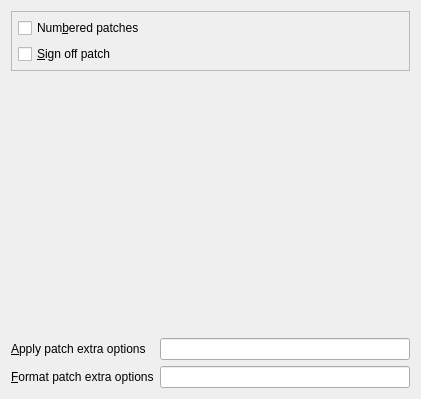
     <widget class="QWidget" name="Patch">
      <attribute name="title">
       <string>Patc&amp;h</string>
      </attribute>
      <layout class="QVBoxLayout" name="verticalLayout_8">
       <item>
        <widget class="QFrame" name="frame_2">
         <property name="frameShape">
          <enum>QFrame::StyledPanel</enum>
         </property>
         <property name="frameShadow">
          <enum>QFrame::Raised</enum>
         </property>
         <layout class="QVBoxLayout" name="verticalLayout_7">
          <property name="leftMargin">
           <number>6</number>
          </property>
          <property name="topMargin">
           <number>6</number>
          </property>
          <property name="rightMargin">
           <number>6</number>
          </property>
          <property name="bottomMargin">
           <number>6</number>
          </property>
          <item>
           <widget class="QCheckBox" name="checkBoxNumbers">
            <property name="toolTip">
             <string>Check to see patch numbers on patch series header</string>
            </property>
            <property name="text">
             <string>Num&amp;bered patches</string>
            </property>
            <property name="shortcut">
             <string>Alt+B</string>
            </property>
           </widget>
          </item>
          <item>
           <widget class="QCheckBox" name="checkBoxSign">
            <property name="toolTip">
             <string>Check to add a 'Signed-off-by:' line if not already existent</string>
            </property>
            <property name="text">
             <string>&amp;Sign off patch</string>
            </property>
            <property name="shortcut">
             <string>Alt+S</string>
            </property>
           </widget>
          </item>
         </layout>
        </widget>
       </item>
       <item>
        <spacer>
         <property name="orientation">
          <enum>Qt::Vertical</enum>
         </property>
         <property name="sizeHint" stdset="0">
          <size>
           <width>399</width>
           <height>261</height>
          </size>
         </property>
        </spacer>
       </item>
       <item>
        <layout class="QGridLayout">
         <item row="0" column="0">
          <widget class="QLabel" name="textLabelApplyPatchExtraOptions">
           <property name="text">
            <string>&amp;Apply patch extra options</string>
           </property>
           <property name="wordWrap">
            <bool>false</bool>
           </property>
           <property name="buddy">
            <cstring>lineEditApplyPatchExtraOptions</cstring>
           </property>
          </widget>
         </item>
         <item row="0" column="1">
          <widget class="QLineEdit" name="lineEditApplyPatchExtraOptions">
           <property name="toolTip">
            <string>Extra options to pass to 'git am'</string>
           </property>
           <property name="maxLength">
            <number>32767</number>
           </property>
          </widget>
         </item>
         <item row="1" column="0">
          <widget class="QLabel" name="textLabelFormatPatchExtraOptions">
           <property name="text">
            <string>&amp;Format patch extra options</string>
           </property>
           <property name="wordWrap">
            <bool>false</bool>
           </property>
           <property name="buddy">
            <cstring>lineEditFormatPatchExtraOptions</cstring>
           </property>
          </widget>
         </item>
         <item row="1" column="1">
          <widget class="QLineEdit" name="lineEditFormatPatchExtraOptions">
           <property name="toolTip">
            <string>Extra options to pass to 'git format-patch'</string>
           </property>
           <property name="maxLength">
            <number>32767</number>
           </property>
          </widget>
         </item>
        </layout>
       </item>
      </layout>
     </widget>
